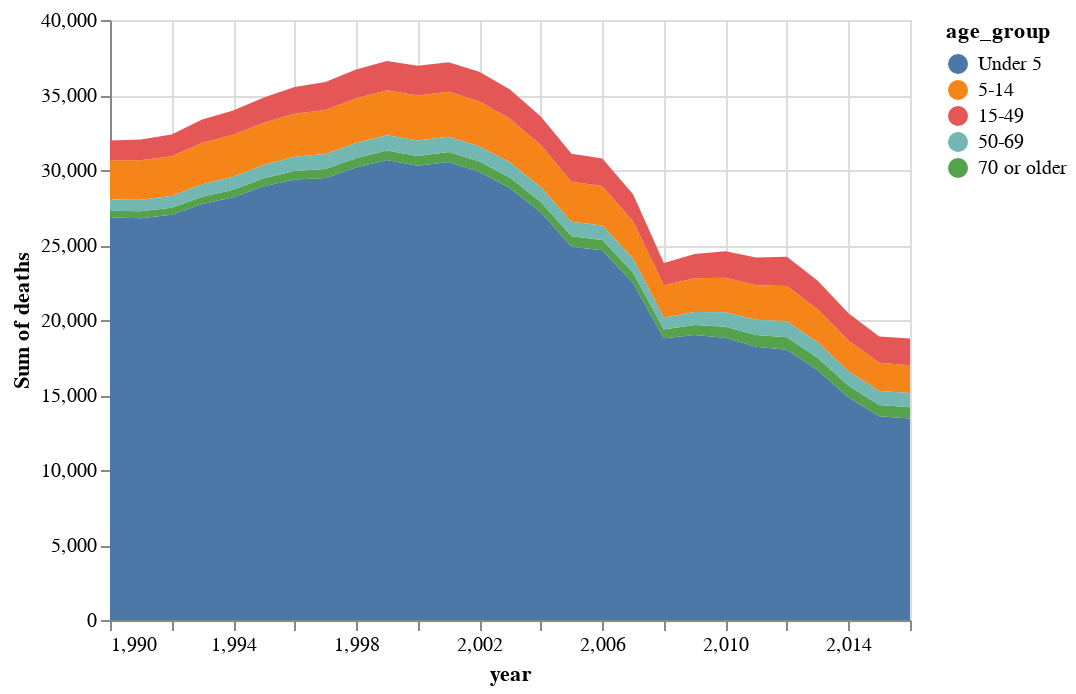

Notebook source saved alongside this figure:
### Markdown cell above
### Example of the third visualization

### Code cell
Age_Distribution('Mozambique')

### Figure 1 — Vega-Lite specification as saved in the notebook (floating-point values rounded to 4 significant figures; data arrays with more than 128 entries replaced by an {"elided": "..."} marker saying what was removed)
{"config": {"view": {"continuousWidth": 400, "continuousHeight": 300}}, "data": {"name": "data-7b18614435d29b1bd9de25ed3f28c939"}, "mark": "area", "encoding": {"color": {"type": "nominal", "field": "age_group", "sort": ["Under 5", "5-14", "15-49", "50-69", "70 or older"]}, "opacity": {"condition": {"value": 1, "selection": "selector003"}, "value": 0.2}, "x": {"type": "quantitative", "field": "year"}, "y": {"type": "quantitative", "aggregate": "sum", "field": "deaths"}}, "selection": {"selector003": {"type": "multi", "fields": ["age_group"], "bind": "legend"}}, "$schema": "https://vega.github.io/schema/vega-lite/v4.8.1.json", "datasets": {"data-7b18614435d29b1bd9de25ed3f28c939": {"elided": "135 records"}}}
